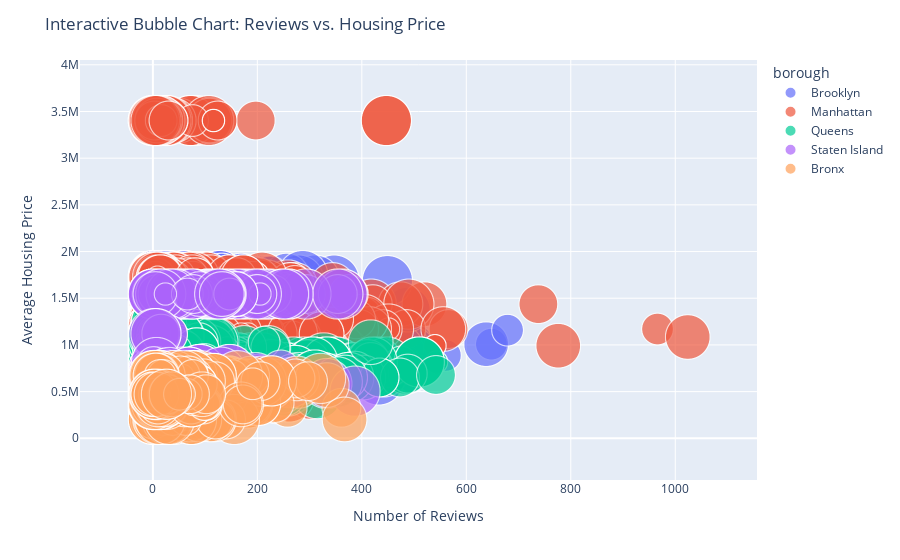

Notebook source saved alongside this figure:
### Markdown cell above
### 2e. Interactive Visual to select specific borough

### Code cell
import plotly.express as px

# Drop rows with NaN values in the "review rate number" column
cleanup_with_borough.dropna(subset=["review rate number"], inplace=True)

# Create an interactive bubble chart using Plotly Express
fig = px.scatter(
    cleanup_with_borough,
    x="number of reviews",
    y=2023,
    size="review rate number",
    color="borough",
    hover_name="borough",  # Display borough name on hover
    size_max=50,
    opacity=0.7,
    labels={"number of reviews": "Number of Reviews", 2023: "Average Housing Price"},
)

# Update layout
fig.update_layout(
    title="Interactive Bubble Chart: Reviews vs. Housing Price",
    xaxis_title="Number of Reviews",
    yaxis_title="Average Housing Price",
)

# Show the plot
fig.show()

### Figure 1 — Plotly figure (JSON) as saved in the notebook; plotly's stock layout.template omitted (floating-point values rounded to 4 significant figures; data arrays with more than 128 entries replaced by an {"elided": "..."} marker saying what was removed)
{"data": [{"hovertemplate": "<b>%{hovertext}</b><br><br>borough=Brooklyn<br>Number of Reviews=%{x}<br>2023=%{y}<br>review rate number=%{marker.size}<extra></extra>", "hovertext": {"elided": "18018 str values"}, "legendgroup": "Brooklyn", "marker": {"color": "#636efa", "opacity": 0.7, "size": {"elided": "18018 int values"}, "sizemode": "area", "sizeref": 0.002, "symbol": "circle"}, "mode": "markers", "name": "Brooklyn", "showlegend": true, "type": "scattergl", "x": {"elided": "18018 int values"}, "xaxis": "x", "y": {"elided": "18018 float values"}, "yaxis": "y"}, {"hovertemplate": "<b>%{hovertext}</b><br><br>borough=Manhattan<br>Number of Reviews=%{x}<br>2023=%{y}<br>review rate number=%{marker.size}<extra></extra>", "hovertext": {"elided": "16173 str values"}, "legendgroup": "Manhattan", "marker": {"color": "#EF553B", "opacity": 0.7, "size": {"elided": "16173 int values"}, "sizemode": "area", "sizeref": 0.002, "symbol": "circle"}, "mode": "markers", "name": "Manhattan", "showlegend": true, "type": "scattergl", "x": {"elided": "16173 int values"}, "xaxis": "x", "y": {"elided": "16173 float values"}, "yaxis": "y"}, {"hovertemplate": "<b>%{hovertext}</b><br><br>borough=Queens<br>Number of Reviews=%{x}<br>2023=%{y}<br>review rate number=%{marker.size}<extra></extra>", "hovertext": {"elided": "7278 str values"}, "legendgroup": "Queens", "marker": {"color": "#00cc96", "opacity": 0.7, "size": {"elided": "7278 int values"}, "sizemode": "area", "sizeref": 0.002, "symbol": "circle"}, "mode": "markers", "name": "Queens", "showlegend": true, "type": "scattergl", "x": {"elided": "7278 int values"}, "xaxis": "x", "y": {"elided": "7278 float values"}, "yaxis": "y"}, {"hovertemplate": "<b>%{hovertext}</b><br><br>borough=Staten Island<br>Number of Reviews=%{x}<br>2023=%{y}<br>review rate number=%{marker.size}<extra></extra>", "hovertext": {"elided": "2890 str values"}, "legendgroup": "Staten Island", "marker": {"color": "#ab63fa", "opacity": 0.7, "size": {"elided": "2890 int values"}, "sizemode": "area", "sizeref": 0.002, "symbol": "circle"}, "mode": "markers", "name": "Staten Island", "showlegend": true, "type": "scattergl", "x": {"elided": "2890 int values"}, "xaxis": "x", "y": {"elided": "2890 float values"}, "yaxis": "y"}, {"hovertemplate": "<b>%{hovertext}</b><br><br>borough=Bronx<br>Number of Reviews=%{x}<br>2023=%{y}<br>review rate number=%{marker.size}<extra></extra>", "hovertext": {"elided": "1206 str values"}, "legendgroup": "Bronx", "marker": {"color": "#FFA15A", "opacity": 0.7, "size": {"elided": "1206 int values"}, "sizemode": "area", "sizeref": 0.002, "symbol": "circle"}, "mode": "markers", "name": "Bronx", "showlegend": true, "type": "scattergl", "x": {"elided": "1206 int values"}, "xaxis": "x", "y": {"elided": "1206 float values"}, "yaxis": "y"}], "layout": {"legend": {"itemsizing": "constant", "title": {"text": "borough"}, "tracegroupgap": 0}, "margin": {"t": 60}, "title": {"text": "Interactive Bubble Chart: Reviews vs. Housing Price"}, "xaxis": {"anchor": "y", "domain": [0, 1], "title": {"text": "Number of Reviews"}}, "yaxis": {"anchor": "x", "domain": [0, 1], "title": {"text": "Average Housing Price"}}}}
